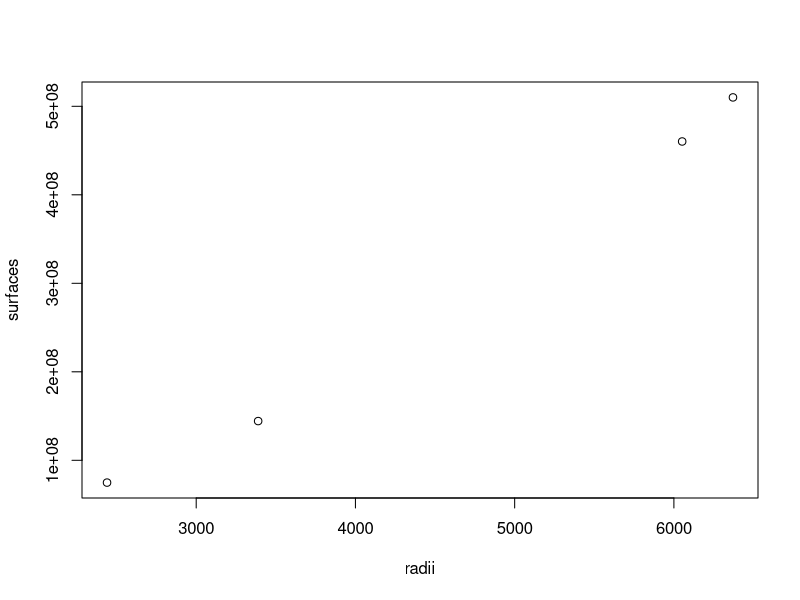

Write R code to recreate this figure.
## ---- chunk 1
print("Hallo Welt!")
## ---- chunk 2
names <- c("Merkur", "Venus", "Erde", "Mars")
radii <- c(2440, 6052, 6371, 3389)
surfaces <- round(4 * pi * radii^2 / 1000) * 1000
paste(names, ":", radii, "km, ", surfaces, "km^2")
## ---- chunk 3
plot(radii, surfaces)
## ---- chunk 4
print("Hallo!") # Direkte Ausgabe des Strings
hallo <- "Hallo!"
print(hallo) # Ausgabe der Variablen hallo
## ---- chunk 5
print(1:50)
## ---- chunk 6
print(sample(1:50))
## ---- chunk 7
hallo <- "hallo" # wird nicht ausgedruckt
"HALLO" # wird ausgedruckt
## ---- chunk 8
for(counter in 1:2) {
    print("Hallo")
    "Welt"
}
